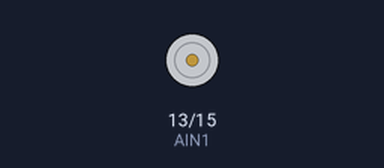
Bench run of a program on a simulated Raspberry Pi (header pin numbers). On the bench: motor-driver pin pairs drawn as motors (green arrow = first pin HIGH = forward, orange = second pin HIGH = backward, longer = more drive, scaled by the enable pin).

Above: at 0.2 s.
At 8.7 s:
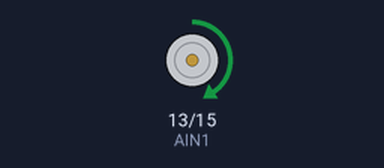
At 17.0 s:
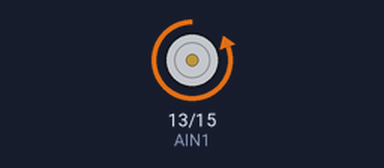
At 28.5 s:
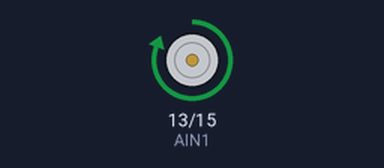
Timing chart, 0 to 29.9 s (numbered marks = the images above):
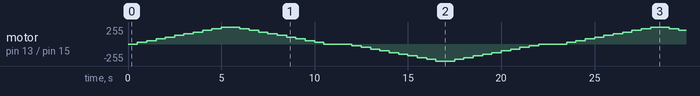

The program:

Motor_01.py
```python
# coding: utf-8

# GPIO 라이브러리 임포트
import RPi.GPIO as GPIO

# time 라이브러리 임포트
import time

# 핀 번호 할당 방법은 커넥터 핀 번호로 설정
GPIO.setmode(GPIO.BOARD)

# 사용할 핀 번호 할당
AIN1 = 13
AIN2 = 15
PWMA = 12

# 듀티 비를 변화시킬 스텝 정의
c_step = 10

# 각 핀을 출력 핀으로 설정
GPIO.setup(AIN1, GPIO.OUT, initial=GPIO.LOW)
GPIO.setup(AIN2, GPIO.OUT, initial=GPIO.LOW)
GPIO.setup(PWMA, GPIO.OUT, initial=GPIO.LOW)

# PWM 객체 인스턴스 작성
# 출력 핀: 12번, 주파수 100Hz
p = GPIO.PWM(PWMA, 100)

# PWM 신호 출력
p.start(0)

# 예외 처리
try:
    # 무한 반복
    while 1:
        # AIN1에 하이 레벨 출력
        GPIO.output(AIN1, GPIO.HIGH)
        # 듀티 비를 0부터 100까지 c_step씩 증가
        for pw in range(0, 101, c_step):
            # 펄스 폭을 설정해서 PWM 신호 출력
            p.ChangeDutyCycle(pw)
            # 0.5초 대기
            time.sleep(0.5)
        # 듀티 비를 100부터 0까지 c_step씩 감소
        for pw in range(100, -1, c_step * -1):
            # 펄스 폭을 설정해서 PWM 신호 출력
            p.ChangeDutyCycle(pw)
            # 0.5초 대기
            time.sleep(0.5)
        # AIN1에 로우 레벨 출력
        GPIO.output(AIN1, GPIO.LOW)
        # 0.5초 대기
        time.sleep(0.5)

        # AIN2에 하이 레벨 출력
        GPIO.output(AIN2, GPIO.HIGH)
        # 듀티 비를 0부터 100까지 c_step씩 증가
        for pw in range(0, 101, c_step):
            # 펄스 폭을 설정해서 PWM 신호 출력
            p.ChangeDutyCycle(pw)
            # 0.5초 대기
            time.sleep(0.5)
        # 듀티 비를 100부터 0까지 c_step씩 감소
        for pw in range(100, -1, c_step * -1):
            # 펄스 폭을 설정해서 PWM 신호 출력
            p.ChangeDutyCycle(pw)
            # 0.5초 대기
            time.sleep(0.5)
        # AIN2에 로우 레벨 출력
        GPIO.output(AIN2, GPIO.LOW)
        # 0.5초 대기
        time.sleep(0.5)

# 키보드 예외 검출
except KeyboardInterrupt:
    # 아무것도 하지 않음
    pass

# PWM 정지
p.stop()

# GPIO 개방
GPIO.cleanup()
```
